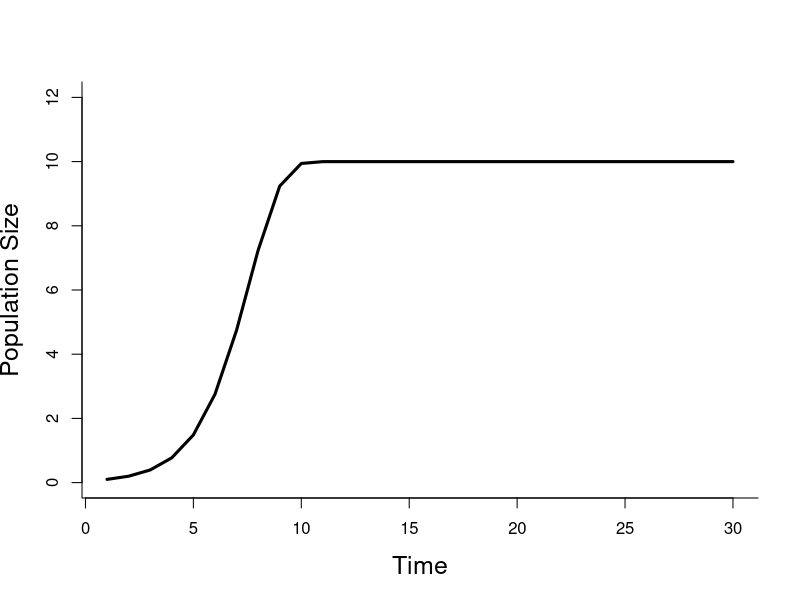
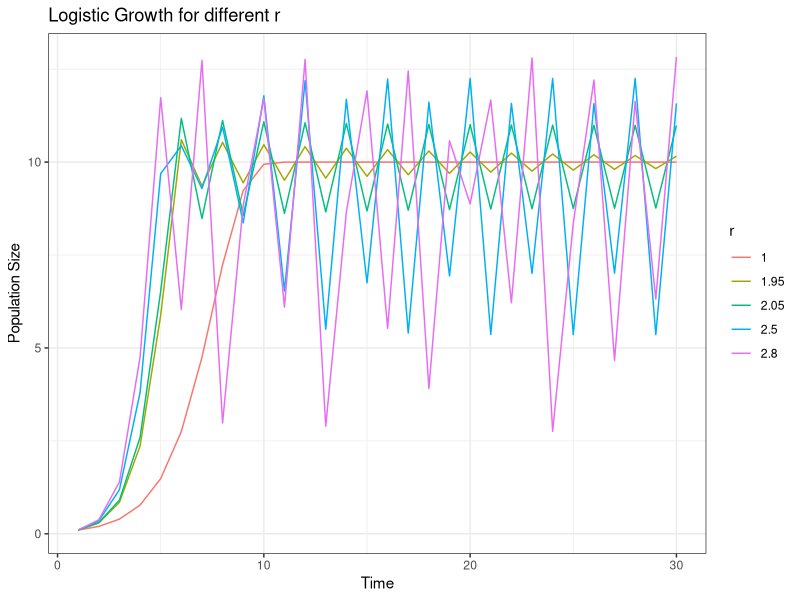
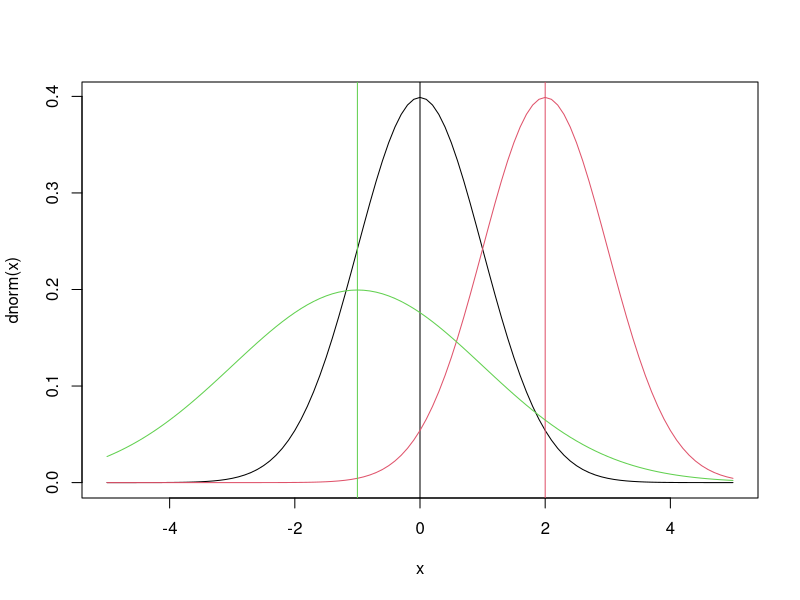
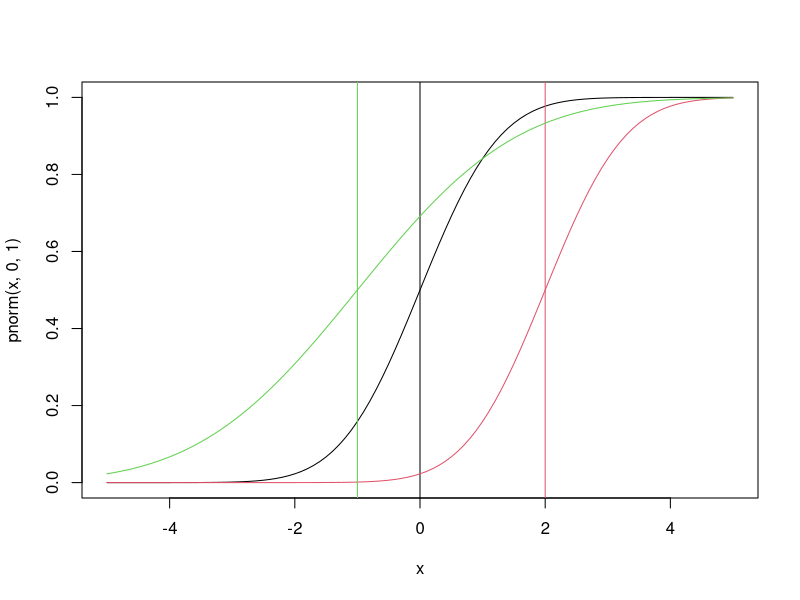
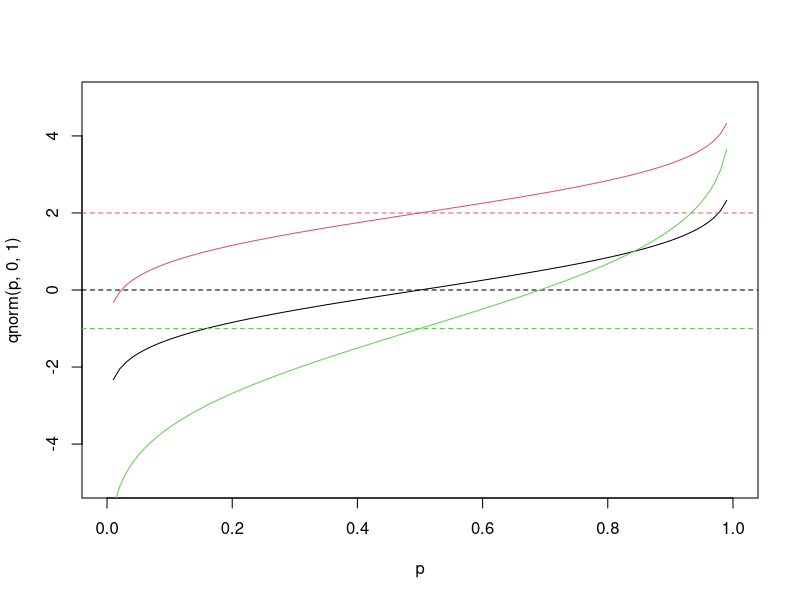
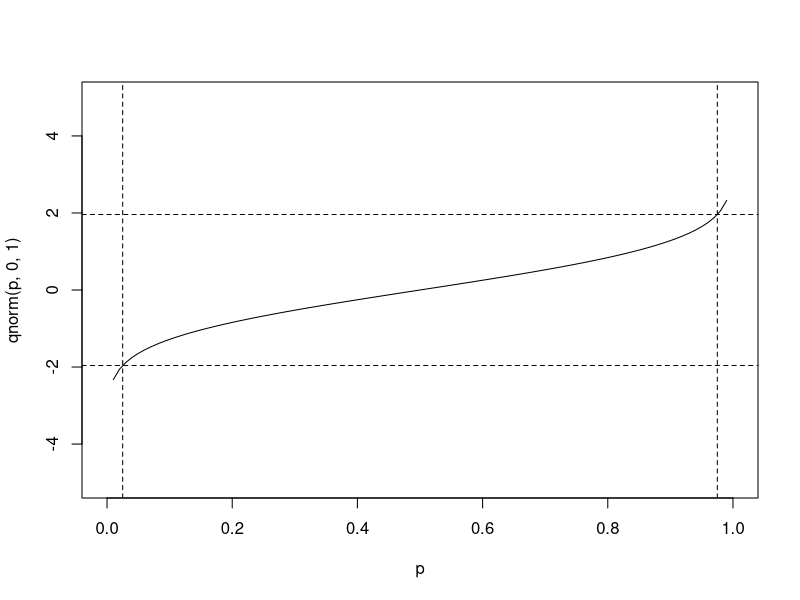
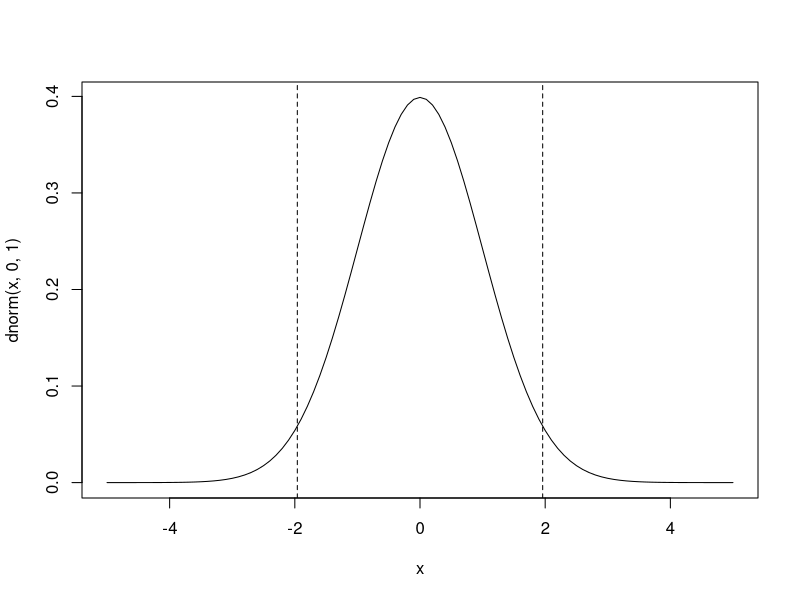
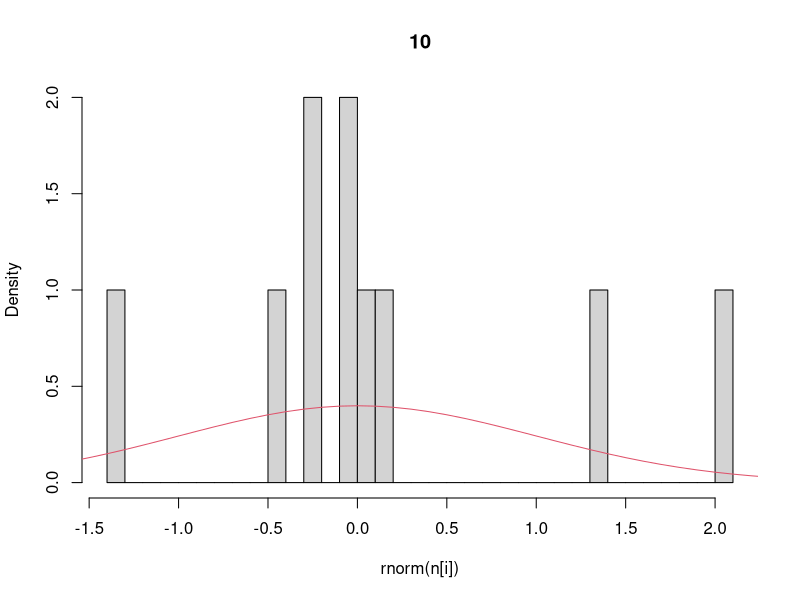

Write the R code that produced these figures, in order.
## ---- chunk 1
library(tidyverse)
# Set random seed for reproducibility
set.seed(20260123)
## ---- chunk 2
r = 1         ## intrinsic growth rate
K = 10        ## carrying capacity      
n0 = .1       ## initial population size
NT = 30       ## number of time steps to simulate
time = 1:NT
## ---- chunk 3
n = rep(n0,NT)    ## vector to store results
for(t in 2:NT){
  n[t] = n[t-1] + r*n[t-1]*(1-n[t-1]/K)
}
## ---- chunk 4
plot(time,n,ylim=c(0,12),lwd=3,type='l',
     bty='l',cex.lab=1.5,
     xlab="Time",ylab="Population Size")
## ---- chunk 5
logistic_growth <- function(r, K, n0, NT) {
  if (NT == 1) {
    return(n0)
  } else {
    n1 <- n0 + r * n0 * (1 - n0 / K)
    return(c(n0, logistic_growth(r, K, n1, NT - 1)))
  }
}

lapply(c(1, 1.95, 2.05, 2.5, 2.8), \(r) {
  tibble(
    r = r,
    n = logistic_growth(r, K, n0, NT),
    t = 1:NT
  )
}) |>
  do.call(rbind, args = _) |>
  mutate(r = as_factor(r)) |>
  ggplot(aes(t, n, color = r)) +
  geom_line() +
  theme_bw() +
  ggtitle("Logistic Growth for different r") +
  xlab("Time") +
  ylab("Population Size")
## ---- chunk 6
x = seq(-5,5,by=0.1)
plot(x,dnorm(x),type='l')  		## that’s a lowercase “L” for “line”
abline(v=0)				          	## add a line to indicate the mean (“v” is for “vertical”)
lines(x,dnorm(x,2),col=2)			## try changing the mean (“col” sets the color)
abline(v=2,col=2)
lines(x,dnorm(x,-1,2),col=3)	## try changing the mean and standard dev
abline(v=-1,col=3)
## ---- chunk 7
plot(x,pnorm(x,0,1),type='l')
abline(v=0)
lines(x,pnorm(x,2,1),col=2)
abline(v=2,col=2)
lines(x,pnorm(x,-1,2),col=3)
abline(v=-1,col=3)
## ---- chunk 8
p = seq(0,1,by=0.01)
plot(p,qnorm(p,0,1),type='l',ylim=range(x))    # ylim sets the y-axis range
# range returns the min/max as a 2-element vector
abline(h=0, lty = "dashed")						# “h” for “horizontal”
lines(p,qnorm(p,2,1),col=2)
abline(h=2, lty = "dashed", col=2)
lines(p,qnorm(p,-1,2),col=3)
abline(h=-1, lty = "dashed", col=3)
## ---- chunk 9
qnorm(c(0.025,0.975),0,1)		    # what width CI is specified by these values?
plot(p,qnorm(p,0,1),type='l',ylim=range(x))
abline(v=c(0.025,0.975),lty=2)	# add vertical lines at the CI
abline(h=qnorm(c(0.025,0.975)),lty=2)	#add horizontal lines at the threshold vals
plot(x,dnorm(x,0,1),type='l')		# plot the corresponding pdf
abline(v=qnorm(c(0.025,0.975)),lty=2)
## ---- chunk 10
n = c(10,100,1000,10000)	# sequence of sample sizes
for(i in 1:4){			# loop over these sample sizes
  hist(rnorm(n[i]),main=n[i],probability=TRUE,breaks=40)  
				#here breaks defines number of bins in the histogram
  lines(x,dnorm(x),col=2)
}
## ---- chunk 11
df <- 1
curve(dchisq(x, df), col = "blue",
      from = 0, to = 10)
text(0.8, 0.6, "df = 1", col = "blue")
df <- 2
curve(dchisq(x, df), col = "green", add = T)
text(1.5, 0.35, "df = 2", col = "green")
df <- 3
curve(dchisq(x, df), col = "red", add = T)
text(3, 0.25, "df = 3", col = "red")

title(main = "Chi-Square Probability Density Function")
## ---- chunk 12
df <- 1
curve(pchisq(x, df), col = "blue",
      from = 0, to = 10, xlab = "q", ylab = expression(pchisq(q, df)))
text(0.8, 0.8, "df = 1", col = "blue")
df <- 2
curve(pchisq(x, df), col = "green", add = T)
text(1, 0.54, "df = 2", col = "green")
df <- 3
curve(pchisq(x, df), col = "red", add = T)
text(2, 0.3, "df = 3", col = "red")

title(main = "Chi-Square Cumulative Density Function")
## ---- chunk 13
df <- 3
curve(qchisq(x, df), col = "red",
      from = 0, to = 1, xlab = "p", ylab = expression(qchisq(p, df)))
text(0.7, 4.5, "df = 3", col = "red")
df <- 2
curve(qchisq(x, df), col = "green", add = T)
text(0.8, 2.5, "df = 2", col = "green")
df <- 1
curve(qchisq(x, df), col = "blue", add = T)
text(0.9, 1.5, "df = 1", col = "blue")

abline(v=c(0.025,0.975),lty=2)

title(main = "Chi-Square Quantile Function")
## ---- chunk 14
for (n in c(10,100,1000,10000)) {
  hist(rchisq(n, df = 3), xlab = "x", main = NULL, probability=TRUE, breaks=40)  
  curve(dchisq(x, df = 3), col="red", add = T)
  title(main = paste0("Chi-Square Random Sample, n=", n))
}
## ---- chunk 15
x = rnorm(10000,0,1)
y = x^2

hist(x,main="Original distribution",breaks=40)
abline(v=quantile(x,c(0.025,0.5,0.975)),lty=c(2,1,2),lwd=3,col="orange")
abline(v=mean(x),col="red",lwd=3,lty=3)

hist(y,main="Transformed distribution",breaks=40)
abline(v=quantile(y,c(0.025,0.5,0.975)),lty=c(2,1,2),lwd=3,col="orange")
abline(v=mean(y),col="red",lwd=3,lty=3)
## ---- chunk 16
r    = 1.0     ## make sure to return r to it's original value
r.sd = 0.2     ## standard deviation on r
K.sd = 1.0     ## standard deviation on K
NE = 1000      ## Ensemble size
## ---- chunk 17
n = matrix(n0,NE,NT)   # storage for all simulations
rE = rnorm(NE,r,r.sd)  # sample of r
KE = rnorm(NE,K,K.sd)  # sample of K
for(i in 1:NE){        # loop over ensemble members
  for(t in 2:NT){      # for each ensemble member, simulate throught time
    n[i,t] = max(0,n[i,t-1] + rE[i]*n[i,t-1]*(1-n[i,t-1]/KE[i]))
  }
}
## ---- chunk 18
n.stats = apply(n,2,quantile,c(0.025,0.5,0.975))
## ---- chunk 19
plot(n.stats[3,], col=1, lwd=2, lty=3, type = "l")
lines(n.stats[2,], col=2, lwd=2)
lines(n.stats[1,], col=3, lwd=2, lty=3)
## ---- chunk 20
ciEnvelope <- function(x, ylo, yhi, col="lightgrey", ...) {
  polygon(cbind(c(x, rev(x), x[1]), c(ylo, rev(yhi),
  ylo[1])), border = NA,col=col,...) 
}
## ---- chunk 21
hist(rE, probability=TRUE, breaks=40)
curve(dnorm(x, mean(rE), sd(rE)), col = "red", lty = "dashed", add = T)
## ---- chunk 22
hist(KE, probability=TRUE, breaks=40)
curve(
  dnorm(x, mean(KE), sd(KE)),
  col = "red",
  lty = "dashed",
  add = T
)
## ---- chunk 23
lapply(sample.int(length(rE), size = 10), \(s) {
  tibble(
    r = rE[s],
    K = KE[s],
    n = n[s, ],
    t = 1:length(n)
  )
}) |>
  do.call(rbind, args = _) |>
  arrange(r, K) |>
  mutate(params = paste0("r=", round(r, 3), ", K=", round(K, 3))) |>
  ggplot(aes(t, n, color = params)) +
  geom_line() +
  theme_bw() +
  ggtitle("Sampled trajectories from logistic growth ensemble") +
  xlab("Time") +
  ylab("Population Size")
## ---- chunk 24
hist(
  n[ , 15],
  probability=TRUE,
  breaks=40,
  main = "Histogram of population forecasts at time=15",
  xlab = "Population Size",
  ylab = "Number of Ensemble Members"
)
curve(
  dnorm(x, mean(n[, 15]), sd(n[, 15])),
  col = "red",
  lty = "dashed",
  add = T
)
## ---- chunk 25
# Using base R
plot(
  NA,
  xlim = c(1, 30),
  ylim = c(0, max(n.stats[3, ])),
  main = "Median Ensemble Population with 95% CI",
  ylab = "Population Size",
  xlab = "Time"
)
ciEnvelope(1:30, n.stats[1, ], n.stats[3, ])
lines(n.stats[2, ], col="blue")

# Using tidyverse
n.stats |>
  t() |>
  as.data.frame() |>
  set_names("ci_lb", "median", "ci_ub") |>
  mutate(t = 1:30) |>
  ggplot(aes(t, median)) +
  geom_ribbon(aes(ymin = ci_lb, ymax = ci_ub), fill = "lightgray") +
  geom_line(color = "blue") +
  geom_hline(yintercept = K, color = "black", linetype = "dashed") +
  theme_bw() +
  ggtitle("Median Ensemble Population with 95% CI") +
  ylab("Population Size") +
  xlab("Time")
## ---- chunk 26
r = 0.3
n0.sd = 0.6
n0_ens = rlnorm(NE,log(n0),n0.sd)
## ---- chunk 27
r <- 1
K <- 10
lapply(n0_ens, \(n0) {
  logistic_growth(r, K, n0, NT)
}) |>
  do.call(rbind, args = _) |>
  apply(2, quantile, c(0.025, 0.5, 0.975)) |>
  t() |>
  as.data.frame() |>
  set_names("ci_lb", "median", "ci_ub") |>
  mutate(t = 1:30) |>
  ggplot(aes(t, median)) +
  geom_ribbon(aes(ymin = ci_lb, ymax = ci_ub), fill = "lightgray") +
  geom_line(color = "blue") +
  geom_hline(yintercept = K, color = "black", linetype = "dashed") +
  theme_bw() +
  ggtitle("Median Ensemble Population with 95% CI") +
  ylab("Population Size") +
  xlab("Time")
## ---- chunk 28
for (r in c(1.95, 2.05, 2.8)) {
  p <- lapply(n0_ens, \(n0) {
    logistic_growth(r, K, n0, NT)
  }) |>
    do.call(rbind, args = _) |>
    apply(2, quantile, c(0.025, 0.5, 0.975)) |>
    t() |>
    as.data.frame() |>
    set_names("ci_lb", "median", "ci_ub") |>
    mutate(t = 1:30) |>
    ggplot(aes(t, median)) +
    geom_ribbon(aes(ymin = ci_lb, ymax = ci_ub), fill = "lightgray") +
    geom_line(color = "blue") +
    geom_hline(yintercept = K, color = "black", linetype = "dashed") +
    theme_bw() +
    ggtitle(paste0("Median Ensemble Population, r=", r)) +
    ylab("Population Size") +
    xlab("Time")
  print(p)
}
